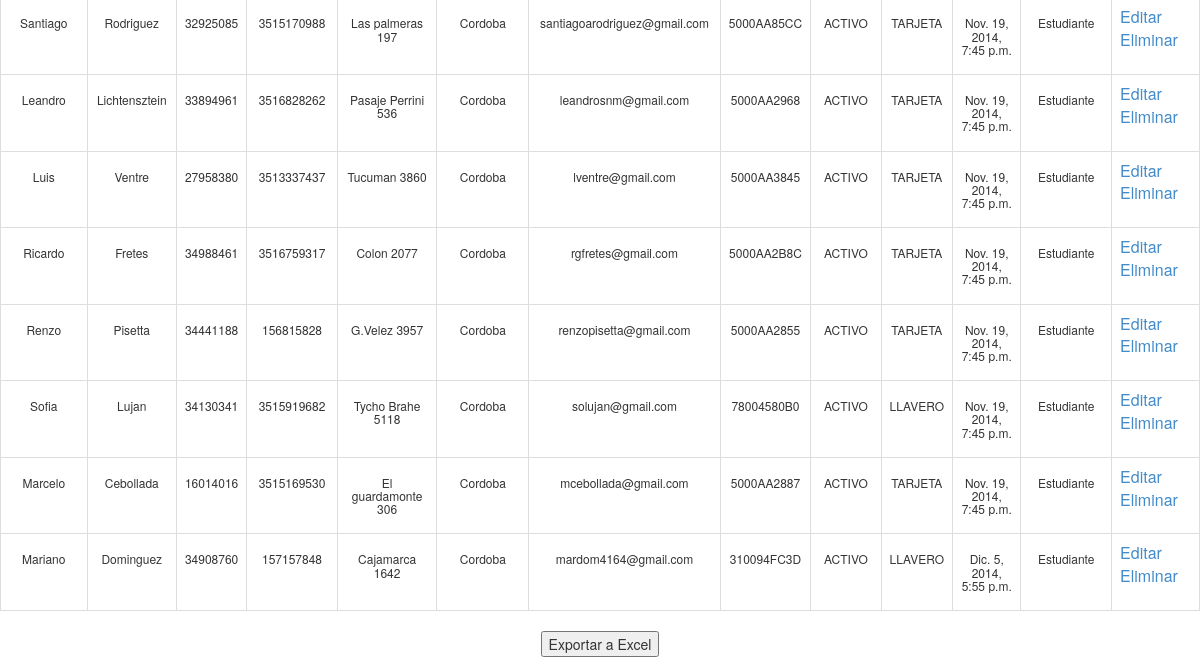
The app's page /tablaUsuarios (signed in, lower part), older data.
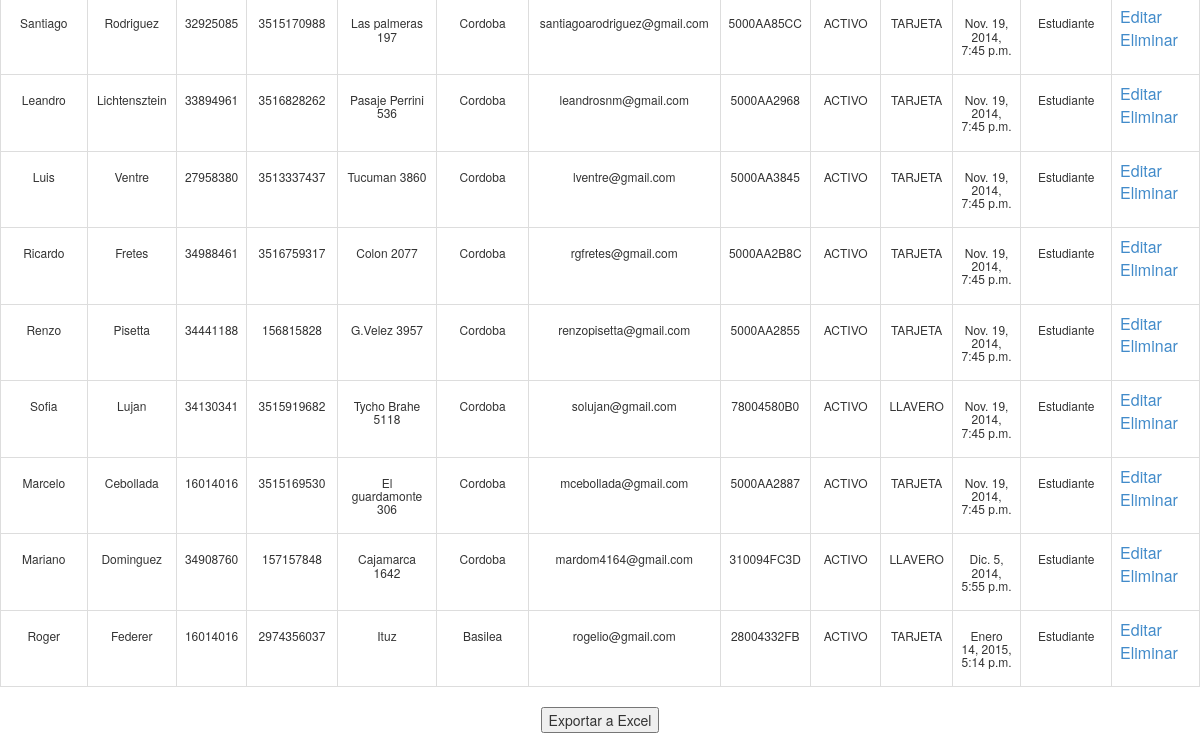
The same page, newer data.
### control/models.py (models this page shows)
class datos_usuarios_dj(models.Model):
    id = models.AutoField(primary_key=True)
    nombres_usuario = models.CharField(max_length=30)
    apellidos_usuario = models.CharField(max_length=30)
    dni_usuario = models.IntegerField()
    telefono_usuario = models.CharField(max_length=30)
    direccion_usuario = models.CharField(max_length=30)
    localidad_usuario = models.CharField(max_length=30)
    email_usuario = models.CharField(max_length=30)
    clave_usuario = models.CharField(max_length=30)
    estado_usuario = models.CharField(max_length=30)
    tarjeta_usuario = models.CharField(max_length=30)
    fecha_alta_usuario = models.DateTimeField()
    categoria_usuario = models.ForeignKey(Personal_dj)

class Personal_dj(models.Model):
    id = models.AutoField(primary_key=True)
    identificacion_personal = models.CharField(max_length=30)

### control/views.py (the view)
# urls.py: url(r'^tablaUsuarios$', 'control.views.mostrarTablaUsuarios', name='tablaUsuarios'),
@login_required()
def mostrarTablaUsuarios(request):
    usuarios = datos_usuarios_dj.objects.all() #Trae todos los usuarios
    return render_to_response('tablaUsuarios.html',{'usuarios': usuarios })

### login/templates/tablaUsuarios.html (shortened to what this page needs)
{% include 'base2.html' %}
<html>
<head>
</head>
<body>
<table  class="table table-hover table-bordered">
<tbody>
{% for usuario in usuarios %}
<tr>
    <td align='center'><h6>{{ usuario.nombres_usuario }}</h6></td>
    <td align='center'><h6>{{ usuario.apellidos_usuario }}</h6></td>
    <td align='center'><h6>{{ usuario.dni_usuario }}</h6></td>
    <td align='center'><h6>{{ usuario.telefono_usuario }}</h6></td>
    <td align='center'><h6>{{ usuario.direccion_usuario }}</h6></td>
    <td align='center'><h6>{{ usuario.localidad_usuario }}</h6></td>
    <td align='center'><h6>{{ usuario.email_usuario }}</h6></td>
    <td align='center'><h6>{{ usuario.clave_usuario }}</h6></td>
    <td align='center'><h6>{{ usuario.estado_usuario }}</h6></td>
    <td align='center'><h6>{{ usuario.tarjeta_usuario }}</h6></td>
    <td align='center'><h6>{{ usuario.fecha_alta_usuario }}</h6></td>
    <td align='center'><h6>{{ usuario.categoria_usuario.identificacion_personal }}</h6></td>
    <td><a href="/editarUsuario/{{usuario.id}}">Editar</a><br/><a href="/borrar/{{usuario.id}}" onClick="return confirm('¿Desea borrar el registro?')" >Eliminar</a></td>
</tr>
{% empty %}
<tr><td colspan="4">No hay usuarios registrados</td></tr>
{% endfor %}
</tbody>
</table>
<form action="/export/usuarios" method="post">{% csrf_token %}
    <center><button type="submit" class="standar">Exportar a Excel</button></center>
</form>
</body>
</html>

Row changes from the older to the newer data that the page shows:
added datos_usuarios_dj: nombres_usuario "Roger", apellidos_usuario "Federer", dni_usuario "16014016", telefono_usuario "2974356037", direccion_usuario "Ituz", localidad_usuario "Basilea", email_usuario "rogelio@gmail.com", clave_usuario "28004332FB", estado_usuario "ACTIVO", tarjeta_usuario "TARJETA", fecha_alta_usuario "Enero 14, 2015, 5:14 p.m.", categoria_usuario.identificacion_personal "Estudiante"
